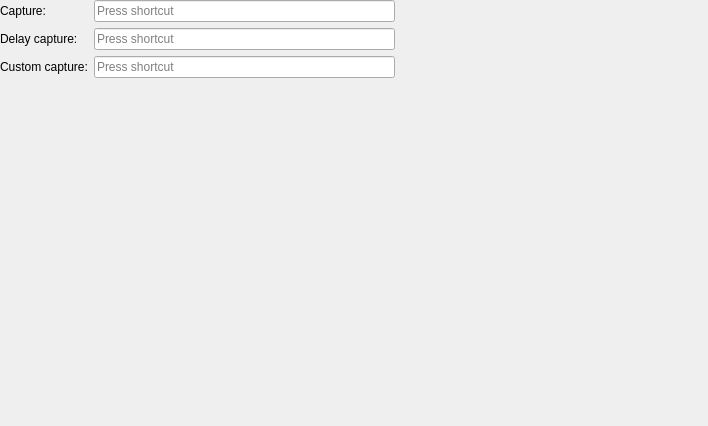
<?xml version="1.0" encoding="UTF-8"?>
<ui version="4.0">
 <class>Hotkeys</class>
 <widget class="QWidget" name="Hotkeys">
  <property name="geometry">
   <rect>
    <x>0</x>
    <y>0</y>
    <width>708</width>
    <height>426</height>
   </rect>
  </property>
  <property name="windowTitle">
   <string>Form</string>
  </property>
  <layout class="QVBoxLayout" name="verticalLayout">
   <property name="spacing">
    <number>0</number>
   </property>
   <property name="leftMargin">
    <number>0</number>
   </property>
   <property name="topMargin">
    <number>0</number>
   </property>
   <property name="rightMargin">
    <number>0</number>
   </property>
   <property name="bottomMargin">
    <number>0</number>
   </property>
   <item>
    <widget class="QWidget" name="widget" native="true">
     <layout class="QGridLayout" name="gridLayout">
      <property name="leftMargin">
       <number>0</number>
      </property>
      <property name="topMargin">
       <number>0</number>
      </property>
      <property name="rightMargin">
       <number>0</number>
      </property>
      <property name="bottomMargin">
       <number>0</number>
      </property>
      <item row="0" column="3">
       <spacer name="horizontalSpacer">
        <property name="orientation">
         <enum>Qt::Horizontal</enum>
        </property>
        <property name="sizeHint" stdset="0">
         <size>
          <width>40</width>
          <height>20</height>
         </size>
        </property>
       </spacer>
      </item>
      <item row="0" column="1">
       <widget class="XKeySequenceEdit" name="kseCapture"/>
      </item>
      <item row="1" column="0">
       <widget class="QLabel" name="label_3">
        <property name="text">
         <string>Delay capture:</string>
        </property>
       </widget>
      </item>
      <item row="0" column="0">
       <widget class="QLabel" name="lab1">
        <property name="text">
         <string>Capture:</string>
        </property>
       </widget>
      </item>
      <item row="1" column="1">
       <widget class="XKeySequenceEdit" name="kseDelayCapture"/>
      </item>
      <item row="2" column="0">
       <widget class="QLabel" name="label_4">
        <property name="text">
         <string>Custom capture:</string>
        </property>
       </widget>
      </item>
      <item row="2" column="1">
       <widget class="XKeySequenceEdit" name="kseCustomCapture"/>
      </item>
      <item row="0" column="2">
       <widget class="QLabel" name="labCaptureStatus">
        <property name="enabled">
         <bool>true</bool>
        </property>
        <property name="sizePolicy">
         <sizepolicy hsizetype="Fixed" vsizetype="Fixed">
          <horstretch>0</horstretch>
          <verstretch>0</verstretch>
         </sizepolicy>
        </property>
        <property name="maximumSize">
         <size>
          <width>22</width>
          <height>22</height>
         </size>
        </property>
        <property name="text">
         <string/>
        </property>
        <property name="pixmap">
         <pixmap resource="../../resources.qrc">:/resources/icons/setting/success.svg</pixmap>
        </property>
        <property name="scaledContents">
         <bool>true</bool>
        </property>
       </widget>
      </item>
      <item row="1" column="2">
       <widget class="QLabel" name="labDelayCaptureStatus">
        <property name="sizePolicy">
         <sizepolicy hsizetype="Fixed" vsizetype="Fixed">
          <horstretch>0</horstretch>
          <verstretch>0</verstretch>
         </sizepolicy>
        </property>
        <property name="maximumSize">
         <size>
          <width>22</width>
          <height>22</height>
         </size>
        </property>
        <property name="text">
         <string/>
        </property>
        <property name="pixmap">
         <pixmap resource="../../resources.qrc">:/resources/icons/setting/success.svg</pixmap>
        </property>
        <property name="scaledContents">
         <bool>true</bool>
        </property>
       </widget>
      </item>
      <item row="2" column="2">
       <widget class="QLabel" name="labCustomCaptureStatus">
        <property name="sizePolicy">
         <sizepolicy hsizetype="Fixed" vsizetype="Fixed">
          <horstretch>0</horstretch>
          <verstretch>0</verstretch>
         </sizepolicy>
        </property>
        <property name="maximumSize">
         <size>
          <width>22</width>
          <height>22</height>
         </size>
        </property>
        <property name="text">
         <string/>
        </property>
        <property name="pixmap">
         <pixmap resource="../../resources.qrc">:/resources/icons/setting/success.svg</pixmap>
        </property>
        <property name="scaledContents">
         <bool>true</bool>
        </property>
       </widget>
      </item>
     </layout>
    </widget>
   </item>
   <item>
    <spacer name="verticalSpacer">
     <property name="orientation">
      <enum>Qt::Vertical</enum>
     </property>
     <property name="sizeHint" stdset="0">
      <size>
       <width>20</width>
       <height>333</height>
      </size>
     </property>
    </spacer>
   </item>
  </layout>
 </widget>
 <customwidgets>
  <customwidget>
   <class>XKeySequenceEdit</class>
   <extends>QKeySequenceEdit</extends>
   <header>xkeysequenceedit.h</header>
  </customwidget>
 </customwidgets>
 <resources>
  <include location="../../resources.qrc"/>
 </resources>
 <connections/>
</ui>
